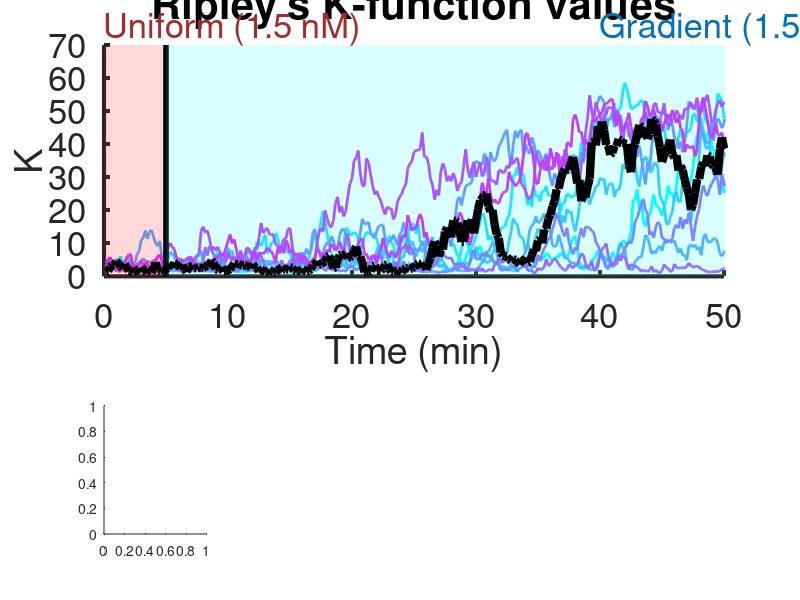

Recreate this plot in MATLAB. (Note: this script raises an error after producing the figure.)
% Plot the snapshots of 3D Cdc42-GTP distribution at different time points.
% Simulations were performed with 1 nM uniform pheromone for the first 5 min 
% and then switched to a 1-6 nM pheromone gradient

load('FigureData/Figure6A.mat')
seeds = 10;
% Color map for the plots.
cmap = cool(seeds);
% Time in the unit of minutes.
time = (0:10:8000)/60;
figure('units','pixels','position',[300 300 1300 700]); 
for j = 1:seeds
    subplot(10,10,1:50); hold on
    % Plot time series of K
    plot(time,K(j,:),'color',cmap(j, :),'linewidth',2)
end
% Mark the time point where uniform pheromone was switched to a pheromone
% gradient.
patch([0,0,300/60,300/60],[0,70,70,0],'r',...
    'edgecolor','r','facealpha',0.15,'edgealpha',0.15)
plot([300/60,300/60],[0,70],'k-','linewidth',4)
patch([8000/60,8000/60,300/60,300/60],[0,70,70,0],'c',...
    'edgecolor','c','facealpha',0.15,'edgealpha',0.15)
ylim([0,70])
xlim([0,50])
xlabel('Time (min)')
ylabel('K')
set(gca,'fontsize',25)
set(gca,'linewidth',3)
text(0,75,'Uniform (1.5 nM)','fontsize',25,'color','#A52A2A')
text(40,75,'Gradient (1.5-5.8 nM)','fontsize',25,'color','#0072BD')
title('Ripley''s K-function values','fontsize',30,'position',[25,75])

% Mark one line of K in black and  plotted its snapshots of Cdc42-GTP
% at different time points. 
plot(time,K(10,:),'color','k','linewidth',6)
L = 8.8623; % domain length
load('Coordinates/Figure6A_coordinates.mat')
r = 2.5;
subplot(10,10,[71,72,81,82,91,92])
plot_sphere(x_1,y_1,z_1,r,90,0);
text(0,-0.5,-3.5,'1 min','fontsize',25)

subplot(10,10,[73,74,83,84,93,94])
plot_sphere(x_2,y_2,z_2,r,90,0);
text(0,-0.5,-3.5,'18 min','fontsize',25)

subplot(10,10,[75,76,85,86,95,96])
plot_sphere(x_3,y_3,z_3,r,90,0);
text(0,-0.5,-3.5,'35 min','fontsize',25)

subplot(10,10,[77,78,87,88,97,98])
plot_sphere(x_4,y_4,z_4,r,90,0);
text(0,-0.5,-3.5,'50 min','fontsize',25)

subplot(10,10,[79,80,89,90,99,100])
Gaussian_on_a_sphere(1,5)
title('1.5-5.8 nM gradient','position',[0,0,1.3])

colormap(turbo)
set_colorbar
